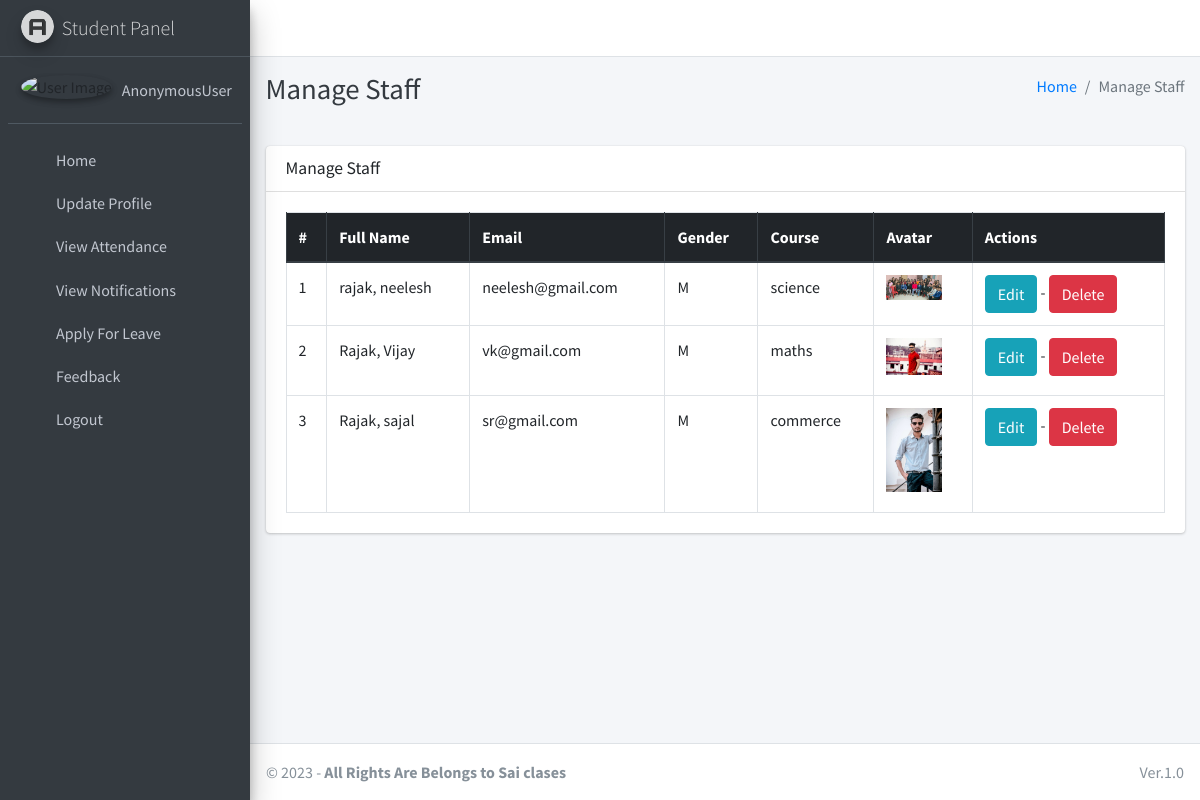
Page /staff/manage/ on the committed database.
### main_app/models.py (models this page shows, shortened)
class CustomUser(AbstractUser):
    USER_TYPE = ((1, "HOD"), (2, "Staff"), (3, "Student"))
    GENDER = [("M", "Male"), ("F", "Female")]
    username = None  # Removed username, using email instead
    email = models.EmailField(unique=True)
    user_type = models.CharField(default=1, choices=USER_TYPE, max_length=1)
    gender = models.CharField(max_length=1, choices=GENDER)
    profile_pic = models.ImageField()
    address = models.TextField()
    fcm_token = models.TextField(default="")  # For firebase notifications
    created_at = models.DateTimeField(auto_now_add=True)
    updated_at = models.DateTimeField(auto_now=True)
    USERNAME_FIELD = "email"
    REQUIRED_FIELDS = []
    objects = CustomUserManager()

class Staff(models.Model):
    course = models.ForeignKey(Course, on_delete=models.DO_NOTHING, null=True, blank=False)
    admin = models.OneToOneField(CustomUser, on_delete=models.CASCADE)

class Course(models.Model):
    name = models.CharField(max_length=120)
    created_at = models.DateTimeField(auto_now_add=True)
    updated_at = models.DateTimeField(auto_now=True)

### main_app/hod_views.py (the view)
# urls.py: path("staff/manage/", hod_views.manage_staff, name='manage_staff'),
def manage_staff(request):
    allStaff = CustomUser.objects.filter(user_type=2)
    context = {
        'allStaff': allStaff,
        'page_title': 'Manage Staff'
    }
    return render(request, "hod_template/manage_staff.html", context)

### main_app/templates/hod_template/manage_staff.html
{% extends 'main_app/base.html' %}
{% load static %}
{% block page_title %}{{page_title}}{% endblock page_title %}
{% block content %}
<section class="content">
    <div class="container-fluid">
        <div class="row">
            <div class="col-md-12">
                <div class="card">
                    <div class="card-header">
                        <h3 class="card-title">{{page_title}}</h3>
                    </div>
                    <div class="card-body">
                        <table id="example2" class="table table-bordered table-hover">
                            <thead class="thead-dark">
                                <tr>
                                    <th>#</th>
                                    <th>Full Name</th>
                                    <th>Email</th>
                                    <th>Gender</th>
                                    <th>Course</th>
                                    <th>Avatar</th>
                                    <th>Actions</th>
                                </tr>
                            </thead>
                            <tbody>
                                {% for staff in allStaff %}
                                <tr>
                                    <td>{{ forloop.counter }}</td>
                                    <td>{{staff.last_name}}, {{staff.first_name}}</td>
                                    <td>{{staff.email}}</td>
                                    <td>{{staff.gender}}</td>
                                    <td>{{staff.staff.course.name}}</td>
                                    <td>
                                        {% if staff.profile_pic == ""  %}
                                        No Image
                                        {% else %}
                                        <img class="img img-fluid mb-2" height="56" width="56"
                                            src="{{staff.profile_pic}}" alt="">
                                        {% endif %}
                                    </td>
                                    <td>
                                        <a href="{% url 'edit_staff' staff.staff.id %}" class="btn btn-info">Edit</a> -
                                        <a href="{% url 'delete_staff' staff.staff.id %}" class="btn btn-danger" onclick="return confirm('Are you sure about this ?')">Delete</a>
                                    </td>
                                </tr>
                                {% endfor %}
                            </tbody>
                        </table>
                    </div>
                </div>
            </div>
        </div>
    </div>
</section>
{% endblock content %}

### rows in the picture
CustomUser: last_name "rajak", first_name "neelesh", email "neelesh@gmail.com", gender "M", staff.course.name "science", profile_pic (picture)
CustomUser: last_name "Rajak", first_name "Vijay", email "vk@gmail.com", gender "M", staff.course.name "maths", profile_pic (picture)
CustomUser: last_name "Rajak", first_name "sajal", email "sr@gmail.com", gender "M", staff.course.name "commerce", profile_pic (picture)

### other values in the picture
{{ user }} "AnonymousUser"
{{ page_title }} "Manage Staff"
